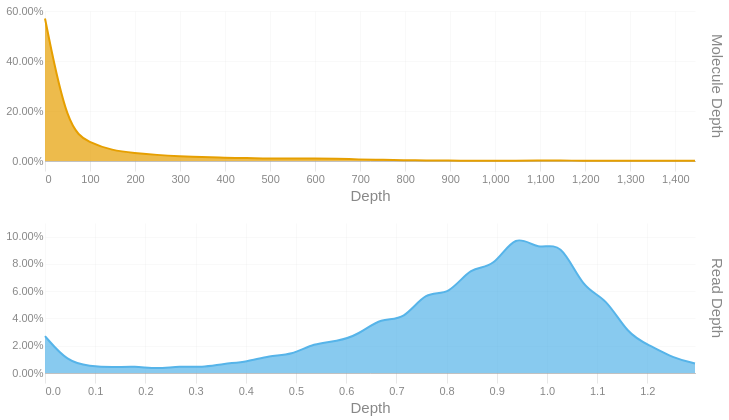

Notebook source saved alongside this figure:
### Code cell
readdep = depth_hist(tb['Read Depth'], q99, 3)
readdep = readdep.with_columns(pl.lit('Read Depth').alias('Metric'))
if not SKIPLR:
    moldep = depth_hist(tb['Molecule Depth'], mol_q99, 1)
    moldep = moldep.with_columns(pl.lit('Molecule Depth').alias('Metric'))
    _hist = pl.concat([readdep, moldep])
    _hist = _hist.filter(pl.col('Proportion') != 0)
    with SafeRender(_hist):
        (
            alt.Chart(_hist)        
            .mark_area(interpolate = "basis")
            .encode(
                x=alt.X('Bin:Q').scale(domainMin=0).axis(alt.Axis(title='Depth')),
                y = alt.Y('Proportion:Q', title = None).axis(format = '.2%'),
                color = alt.Color('Metric:N').legend(None),
                row = alt.Row("Metric:N").header(title = None, labelOrient = 'right'),
                tooltip = [
                    alt.Tooltip("Metric:N", title = "Metric"),
                    alt.Tooltip('Interval:N', title = "Depth Interval"),
                    alt.Tooltip('Proportion:Q', title = "% Alignments").format('.2%')
                ]
            )
            .resolve_scale(x='independent', y='independent')
            .properties(
                height = 150, width = 650,
                usermeta={'embedOptions': {'downloadFileName': f'{samplename}.depth.hist'}}
            )
        ).display()
else:
    readdep = readdep.filter(pl.col('Proportion') != 0)
    with SafeRender(readdep):
        (
            alt.Chart(readdep)        
            .mark_area(interpolate = "basis")
            .encode(
                x=alt.X('Bin:Q').scale(domainMin=0).axis(alt.Axis(title='Depth')),
                y = alt.Y('Proportion:Q', title = None).axis(format = '.2%'),
                tooltip = [
                    alt.Tooltip('Interval:N', title = "Depth Interval"),
                    alt.Tooltip('Proportion:Q', title = "% Alignments").format('.2%')
                ]
            )
            .properties(
                usermeta={'embedOptions': {'downloadFileName': f'{samplename}.depth.hist'}}
            )
        ).display()

### Figure 1 — Vega-Lite specification as saved in the notebook (floating-point values rounded to 4 significant figures)
{"width": 650, "height": 150, "config": {"title": {"anchor": "start", "dy": -15, "fontSize": 18, "color": "#888888", "subtitleColor": "#888888", "subtitleFontSize": 14}, "arc": {"fill": "#0072B2"}, "axis": {"domainColor": "#888888", "domainWidth": 0.5, "gridWidth": 0.2, "grid": false, "titleFontWeight": 400, "titleFontSize": 15, "labelFontSize": 11, "labelColor": "#888888", "tickColor": "#888888", "tickWidth": 0.2, "titleColor": "#888888"}, "axisBand": {"grid": false}, "axisX": {"grid": true, "tickSize": 10, "domainCap": "round"}, "axisY": {"domain": false, "grid": true, "tickSize": 0, "domainCap": "round"}, "background": "transparent", "header": {"labelFontSize": 15, "labelColor": "#888888", "titleFontSize": 15, "titleFontWeight": 600, "titleColor": "#888888"}, "legend": {"labelFont": "sans-serif", "labelFontSize": 12, "labelColor": "#888888", "symbolSize": 100, "symbolType": "circle", "titleFontSize": 12, "titlePadding": 10, "titleColor": "#888888", "title": null}, "range": {"category": ["#E69F00", "#56B4E9", "#009E73", "#F0E442", "#0072B2", "#D55E00", "#CC79A7", "#000000"], "diverging": ["#cfe8f3", "#a2d4ec", "#73bfe2", "#46abdb", "#1696d2", "#12719e"]}, "area": {"fill": "#0072B2", "fillOpacity": 0.7, "line": true, "strokeOpacity": 0.7}, "line": {"color": "#0072B2", "stroke": "#0072B2", "strokeWidth": 2}, "trail": {"color": "#0072B2", "stroke": "#0072B2", "strokeWidth": 0, "size": 1}, "point": {"filled": true, "fillOpacity": 1.0, "size": 95}, "text": {"color": "#888888", "fontSize": 11, "align": "right", "fontWeight": 400, "size": 11}, "bar": {"fill": "#0072B2", "stroke": null}, "view": {"stroke": null, "continuousWidth": 660, "continuousHeight": 400}}, "data": {"name": "data-4a10fd085c14e672455779f370c6a28b"}, "mark": {"type": "area", "interpolate": "basis"}, "encoding": {"color": {"field": "Metric", "legend": null, "type": "nominal"}, "row": {"field": "Metric", "header": {"title": null, "labelOrient": "right"}, "type": "nominal"}, "tooltip": [{"field": "Metric", "title": "Metric", "type": "nominal"}, {"field": "Interval", "title": "Depth Interval", "type": "nominal"}, {"field": "Proportion", "format": ".2%", "title": "% Alignments", "type": "quantitative"}], "x": {"axis": {"title": "Depth"}, "field": "Bin", "scale": {"domainMin": 0}, "type": "quantitative"}, "y": {"axis": {"format": ".2%"}, "field": "Proportion", "title": null, "type": "quantitative"}}, "resolve": {"scale": {"x": "independent", "y": "independent"}}, "usermeta": {"embedOptions": {"downloadFileName": "S6_Altamaha_3971.depth.hist"}}, "$schema": "https://vega.github.io/schema/vega-lite/v6.1.0.json", "datasets": {"data-4a10fd085c14e672455779f370c6a28b": [{"Bin": 0.0, "Interval": "0.0-0.045", "Proportion": 0.027, "Metric": "Read Depth"}, {"Bin": 0.045, "Interval": "0.045-0.089", "Proportion": 0.008, "Metric": "Read Depth"}, {"Bin": 0.089, "Interval": "0.089-0.134", "Proportion": 0.005, "Metric": "Read Depth"}, {"Bin": 0.134, "Interval": "0.134-0.179", "Proportion": 0.004, "Metric": "Read Depth"}, {"Bin": 0.179, "Interval": "0.179-0.223", "Proportion": 0.005, "Metric": "Read Depth"}, {"Bin": 0.223, "Interval": "0.223-0.268", "Proportion": 0.003, "Metric": "Read Depth"}, {"Bin": 0.268, "Interval": "0.268-0.313", "Proportion": 0.005, "Metric": "Read Depth"}, {"Bin": 0.313, "Interval": "0.313-0.357", "Proportion": 0.004, "Metric": "Read Depth"}, {"Bin": 0.357, "Interval": "0.357-0.402", "Proportion": 0.007, "Metric": "Read Depth"}, {"Bin": 0.402, "Interval": "0.402-0.447", "Proportion": 0.008, "Metric": "Read Depth"}, {"Bin": 0.447, "Interval": "0.447-0.491", "Proportion": 0.013, "Metric": "Read Depth"}, {"Bin": 0.491, "Interval": "0.491-0.536", "Proportion": 0.013, "Metric": "Read Depth"}, {"Bin": 0.536, "Interval": "0.536-0.581", "Proportion": 0.022, "Metric": "Read Depth"}, {"Bin": 0.581, "Interval": "0.581-0.625", "Proportion": 0.023, "Metric": "Read Depth"}, {"Bin": 0.625, "Interval": "0.625-0.67", "Proportion": 0.028, "Metric": "Read Depth"}, {"Bin": 0.67, "Interval": "0.67-0.715", "Proportion": 0.041, "Metric": "Read Depth"}, {"Bin": 0.715, "Interval": "0.715-0.759", "Proportion": 0.038, "Metric": "Read Depth"}, {"Bin": 0.759, "Interval": "0.759-0.804", "Proportion": 0.061, "Metric": "Read Depth"}, {"Bin": 0.804, "Interval": "0.804-0.849", "Proportion": 0.056, "Metric": "Read Depth"}, {"Bin": 0.849, "Interval": "0.849-0.893", "Proportion": 0.079, "Metric": "Read Depth"}, {"Bin": 0.893, "Interval": "0.893-0.938", "Proportion": 0.076, "Metric": "Read Depth"}, {"Bin": 0.938, "Interval": "0.938-0.983", "Proportion": 0.104, "Metric": "Read Depth"}, {"Bin": 0.983, "Interval": "0.983-1.027", "Proportion": 0.089, "Metric": "Read Depth"}, {"Bin": 1.027, "Interval": "1.027-1.072", "Proportion": 0.098, "Metric": "Read Depth"}, {"Bin": 1.072, "Interval": "1.072-1.117", "Proportion": 0.061, "Metric": "Read Depth"}, {"Bin": 1.117, "Interval": "1.117-1.161", "Proportion": 0.056, "Metric": "Read Depth"}, {"Bin": 1.161, "Interval": "1.161-1.206", "Proportion": 0.028, "Metric": "Read Depth"}, {"Bin": 1.206, "Interval": "1.206-1.251", "Proportion": 0.02, "Metric": "Read Depth"}, {"Bin": 1.251, "Interval": "1.251-1.295", "Proportion": 0.011, "Metric": "Read Depth"}, {"Bin": 1.295, "Interval": "1.295-1.34", "Proportion": 0.007, "Metric": "Read Depth"}, {"Bin": 0.0, "Interval": "0.0-49.8", "Proportion": 0.57, "Metric": "Molecule Depth"}, {"Bin": 49.8, "Interval": "49.8-99.6", "Proportion": 0.126, "Metric": "Molecule Depth"}, {"Bin": 99.6, "Interval": "99.6-149.3", "Proportion": 0.073, "Metric": "Molecule Depth"}, {"Bin": 149.3, "Interval": "149.3-199.1", "Proportion": 0.042, "Metric": "Molecule Depth"}, {"Bin": 199.1, "Interval": "199.1-248.9", "Proportion": 0.032, "Metric": "Molecule Depth"}, {"Bin": 248.9, "Interval": "248.9-298.7", "Proportion": 0.024, "Metric": "Molecule Depth"}, {"Bin": 298.7, "Interval": "298.7-348.4", "Proportion": 0.019, "Metric": "Molecule Depth"}, {"Bin": 348.4, "Interval": "348.4-398.2", "Proportion": 0.016, "Metric": "Molecule Depth"}, {"Bin": 398.2, "Interval": "398.2-448.0", "Proportion": 0.013, "Metric": "Molecule Depth"}, {"Bin": 448.0, "Interval": "448.0-497.8", "Proportion": 0.012, "Metric": "Molecule Depth"}, {"Bin": 497.8, "Interval": "497.8-547.6", "Proportion": 0.009, "Metric": "Molecule Depth"}, {"Bin": 547.6, "Interval": "547.6-597.3", "Proportion": 0.01, "Metric": "Molecule Depth"}, {"Bin": 597.3, "Interval": "597.3-647.1", "Proportion": 0.01, "Metric": "Molecule Depth"}, {"Bin": 647.1, "Interval": "647.1-696.9", "Proportion": 0.01, "Metric": "Molecule Depth"}, {"Bin": 696.9, "Interval": "696.9-746.7", "Proportion": 0.006, "Metric": "Molecule Depth"}, {"Bin": 746.7, "Interval": "746.7-796.5", "Proportion": 0.005, "Metric": "Molecule Depth"}, {"Bin": 796.5, "Interval": "796.5-846.2", "Proportion": 0.003, "Metric": "Molecule Depth"}, {"Bin": 846.2, "Interval": "846.2-896.0", "Proportion": 0.002, "Metric": "Molecule Depth"}, {"Bin": 896.0, "Interval": "896.0-945.8", "Proportion": 0.002, "Metric": "Molecule Depth"}, {"Bin": 945.8, "Interval": "945.8-995.6", "Proportion": 0.001, "Metric": "Molecule Depth"}, {"Bin": 995.6, "Interval": "995.6-1045.3", "Proportion": 0.001, "Metric": "Molecule Depth"}, {"Bin": 1045.0, "Interval": "1045.3-1095.1", "Proportion": 0.001, "Metric": "Molecule Depth"}, {"Bin": 1095.0, "Interval": "1095.1-1144.9", "Proportion": 0.002, "Metric": "Molecule Depth"}, {"Bin": 1145.0, "Interval": "1144.9-1194.7", "Proportion": 0.002, "Metric": "Molecule Depth"}, {"Bin": 1195.0, "Interval": "1194.7-1244.5", "Proportion": 0.001, "Metric": "Molecule Depth"}, {"Bin": 1244.0, "Interval": "1244.5-1294.2", "Proportion": 0.001, "Metric": "Molecule Depth"}, {"Bin": 1294.0, "Interval": "1294.2-1344.0", "Proportion": 0.001, "Metric": "Molecule Depth"}, {"Bin": 1344.0, "Interval": "1344.0-1393.8", "Proportion": 0.001, "Metric": "Molecule Depth"}, {"Bin": 1394.0, "Interval": "1393.8-1443.6", "Proportion": 0.001, "Metric": "Molecule Depth"}, {"Bin": 1444.0, "Interval": "1443.6-1493.35", "Proportion": 0.001, "Metric": "Molecule Depth"}]}}
